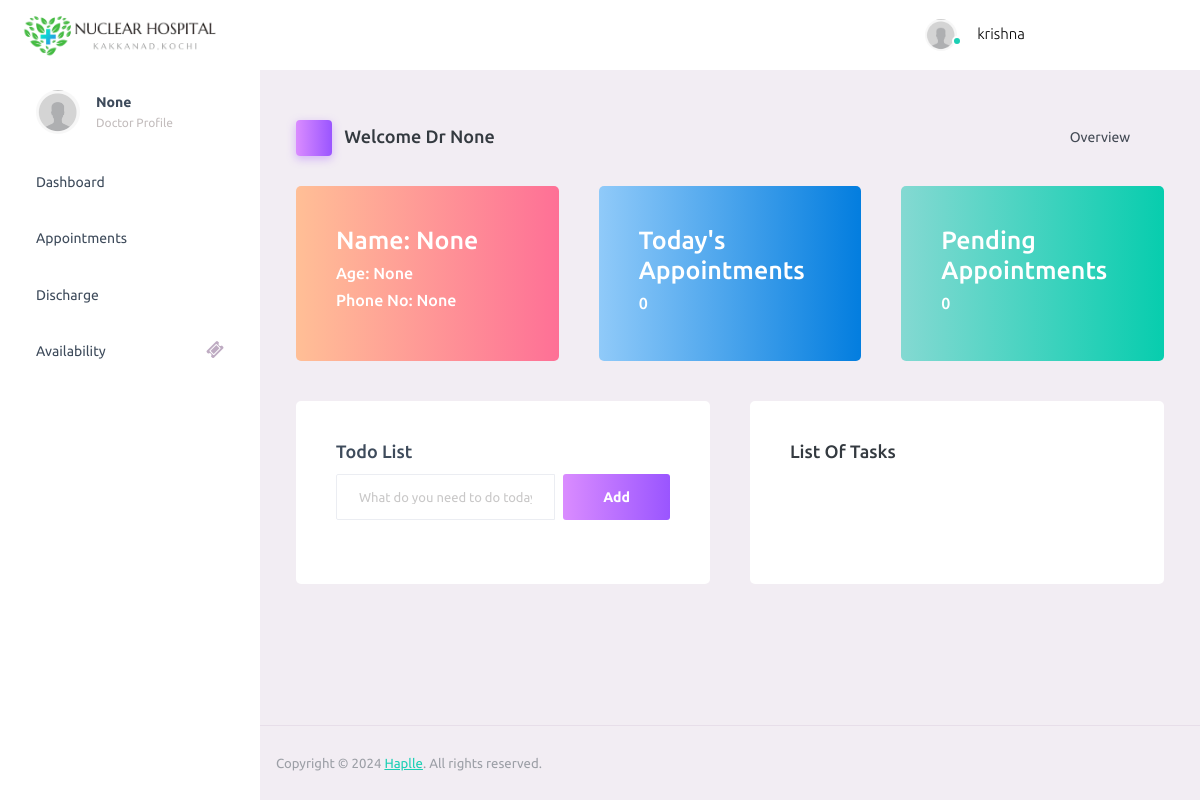
/doctor-dashboard/ (signed in), run on an earlier commit of the app's database.
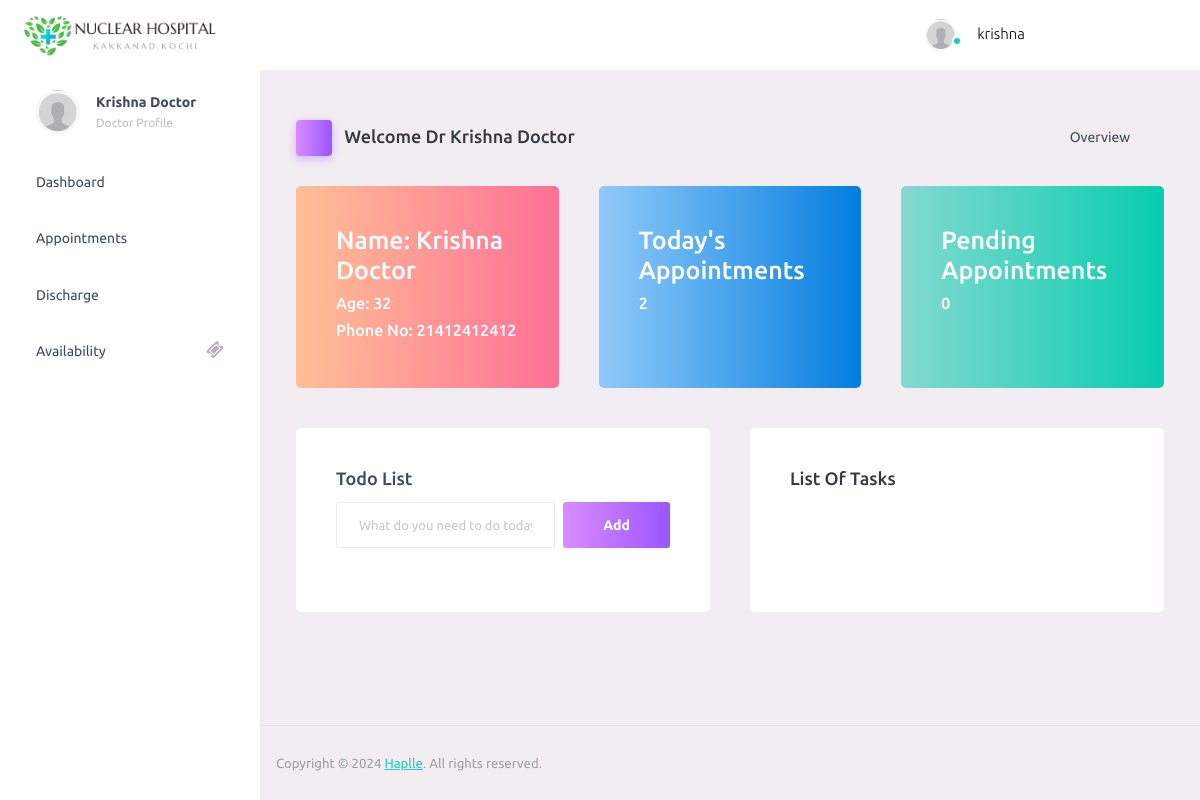
And on a later commit of the database.
### hospital/models.py (models this page shows, shortened)
class UserProfile(models.Model):
    USER_TYPE_CHOICES = (
        ('patient', 'Patient'),
        ('doctor', 'Doctor'),
        ('admin', 'Admin'),
    )
    DEPARTMENTS = (
        ('cardiology', 'Cardiology'),
        ('neurology', 'Neurology'),
        ('oncology', 'Oncology'),
        ('orthopedics', 'Orthopedics'),
        ('pediatrics', 'Pediatrics'),
        ('gynaecology', 'Gynaecology'),
        ('general', 'General'),
        ('emergency', 'Emergency'),
    )
    STATUS = (
        ('pending', 'Pending'),
        ('confirmed', 'Confirmed'),
        ('cancelled', 'Cancelled'),
    )
    user = models.OneToOneField(User, on_delete=models.CASCADE, related_name='profile')
    username = models.CharField(max_length=20, blank=True, null=True)
    name = models.CharField(max_length=20, blank=True, null=True)
    age = models.IntegerField(blank=True, null=True)
    address = models.TextField(blank=True, null=True)
    email = models.EmailField(max_length=50, blank=True, null=True)
    department = models .CharField(max_length=20, choices=DEPARTMENTS, blank=True, null=True)
    phone_no = models.CharField(max_length=20, blank=True, null=True)
    first_name = models.CharField(max_length=20, blank=True, null=True)
    last_name = models.CharField(max_length=20, blank=True, null=True)
    user_type = models.CharField(max_length=10, choices=USER_TYPE_CHOICES)
    status = models.CharField(max_length=10, choices=STATUS, default='pending')
    doctor_availability = models.BooleanField(default=False)

### hospital/views.py (the view)
# urls.py: path('doctor-dashboard/', views.doctor_dashboard_view, name='doctor_dashboard'),
@login_required
def doctor_dashboard_view(request):
    user = request.user
    user_profile = get_object_or_404(UserProfile, user=user)
    today = timezone.now().date()
    today_appointments_count = Appointment.objects.filter(
        doctor=user,
        appointment_date__date=today
    ).count()
    pending_appointments_count = Appointment.objects.filter(
        doctor=user,
        status='pending'
    ).count()
    context = {
        'user_profile': user_profile,
        'today_appointments_count': today_appointments_count,
        'pending_appointments_count': pending_appointments_count,
    }
    return render(request, 'doctor/dashboard.html', context)

### hospital/templates/doctor/dashboard.html (shortened to what the changed rows need)
<!DOCTYPE html>
<html lang="en">
  <head>
    {% load static %}
    <link rel="stylesheet" href="{% static 'patient/assets/vendors/mdi/css/materialdesignicons.min.css' %}">
    <link rel="stylesheet" href="{% static 'patient/assets/vendors/ti-icons/css/themify-icons.css' %}">
    <link rel="stylesheet" href="{% static 'patient/assets/vendors/css/vendor.bundle.base.css' %}">
    <link rel="stylesheet" href="{% static 'patient/assets/vendors/font-awesome/css/font-awesome.min.css' %}">
    <link rel="stylesheet" href="{% static 'patient/assets/vendors/font-awesome/css/font-awesome.min.css' %}" />
    <link rel="stylesheet" href="{% static 'patient/assets/vendors/bootstrap-datepicker/bootstrap-datepicker.min.css' %}">
    <link rel="stylesheet" href="{% static 'patient/assets/css/style.css' %}">
  </head>
  <body>
    <div class="container-scroller">
      <div class="container-fluid page-body-wrapper">
        <nav class="sidebar sidebar-offcanvas" id="sidebar">
          <ul class="nav">
            <li class="nav-item nav-profile">
              <a href="#" class="nav-link">
                <div class="nav-profile-text d-flex flex-column">
                  <span class="font-weight-bold mb-2">{{ user_profile.name }}</span>
                  <span class="text-secondary text-small">Doctor Profile</span>
                </div>
              </a>
            </li>
          </ul>
        </nav>
        <div class="main-panel">
          <div class="content-wrapper">
{% block content %}
<div class="page-header">
  <h3 class="page-title">
    <span class="page-title-icon bg-gradient-primary text-white me-2">
    </span> Welcome Dr {{ user_profile.name }}
  </h3>
  <nav aria-label="breadcrumb">
    <ul class="breadcrumb">
    </ul>
  </nav>
</div>
<div class="row">
  <div class="col-md-4 stretch-card grid-margin">
    <div class="card bg-gradient-danger card-img-holder text-white">
      <div class="card-body">
        <h3>Name: {{ user_profile.name }}</h3>
        <h5>Age: {{ user_profile.age }}</h5>
        <h5>Phone No: {{ user_profile.phone_no }}</h5>
      </div>
    </div>
  </div>
  <div class="col-md-4 stretch-card grid-margin">
    <div class="card bg-gradient-info card-img-holder text-white">
      <div class="card-body">
        <h3>Today's Appointments</h3>
        <h5>{{ today_appointments_count }}</h5>
      </div>
    </div>
  </div>
</div>
{% endblock %}
          </div>
        </div>
      </div>
    </div>
  </body>
</html>

What changed in the data, as far as the page shows it:
changed UserProfile: name "None" → "Krishna Doctor"; age "None" → "32"; phone_no "None" → "21412412412"
Also different on the page:
{{ today_appointments_count }}: "0" → "2"
